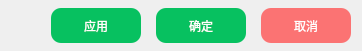
          <widget class="QWidget" name="bottomWidget" native="true">
           <property name="minimumSize">
            <size>
             <width>0</width>
             <height>51</height>
            </size>
           </property>
           <property name="maximumSize">
            <size>
             <width>16777215</width>
             <height>51</height>
            </size>
           </property>
           <property name="styleSheet">
            <string notr="true">QWidget#bottomWidget{border:1px solid rgb(56, 205, 127);border-left:0px;border-top:0px;border-bottom-right-radius:5px;}</string>
           </property>
           <layout class="QGridLayout" name="gridLayout_3">
            <property name="leftMargin">
             <number>11</number>
            </property>
            <property name="topMargin">
             <number>0</number>
            </property>
            <property name="bottomMargin">
             <number>0</number>
            </property>
            <item row="0" column="0">
             <layout class="QHBoxLayout" name="horizontalLayout">
              <property name="spacing">
               <number>15</number>
              </property>
              <item>
               <spacer name="horizontalSpacer">
                <property name="orientation">
                 <enum>Qt::Horizontal</enum>
                </property>
                <property name="sizeHint" stdset="0">
                 <size>
                  <width>40</width>
                  <height>20</height>
                 </size>
                </property>
               </spacer>
              </item>
              <item>
               <widget class="QToolButton" name="applyButton">
                <property name="minimumSize">
                 <size>
                  <width>90</width>
                  <height>35</height>
                 </size>
                </property>
                <property name="cursor">
                 <cursorShape>PointingHandCursor</cursorShape>
                </property>
                <property name="styleSheet">
                 <string notr="true">QToolButton{border-radius:10px;font:10pt &quot;Microsoft YaHei UI&quot; ;color:#ffffff;background:#07c160}
QToolButton:hover{background-color: rgb(56, 205, 127);}</string>
                </property>
                <property name="text">
                 <string>应用</string>
                </property>
                <property name="toolButtonStyle">
                 <enum>Qt::ToolButtonTextBesideIcon</enum>
                </property>
                <property name="autoRaise">
                 <bool>false</bool>
                </property>
               </widget>
              </item>
              <item>
               <widget class="QToolButton" name="confirmButton">
                <property name="minimumSize">
                 <size>
                  <width>90</width>
                  <height>35</height>
                 </size>
                </property>
                <property name="cursor">
                 <cursorShape>PointingHandCursor</cursorShape>
                </property>
                <property name="styleSheet">
                 <string notr="true">QToolButton{border-radius:10px;font:10pt &quot;Microsoft YaHei UI&quot; ;color:#ffffff;background:#07c160}
QToolButton:hover{background-color: rgb(56, 205, 127);}</string>
                </property>
                <property name="text">
                 <string>确定</string>
                </property>
               </widget>
              </item>
              <item>
               <widget class="QToolButton" name="cancelButton">
                <property name="minimumSize">
                 <size>
                  <width>90</width>
                  <height>35</height>
                 </size>
                </property>
                <property name="cursor">
                 <cursorShape>PointingHandCursor</cursorShape>
                </property>
                <property name="styleSheet">
                 <string notr="true">QToolButton{border-radius:10px;font:10pt &quot;Microsoft YaHei UI&quot; ;color:#ffffff;background:rgb(251, 115, 115);}
QToolButton:hover{background-color: rgba(251, 115, 115,80%);}</string>
                </property>
                <property name="text">
                 <string>取消</string>
                </property>
               </widget>
              </item>
             </layout>
            </item>
           </layout>
          </widget>
